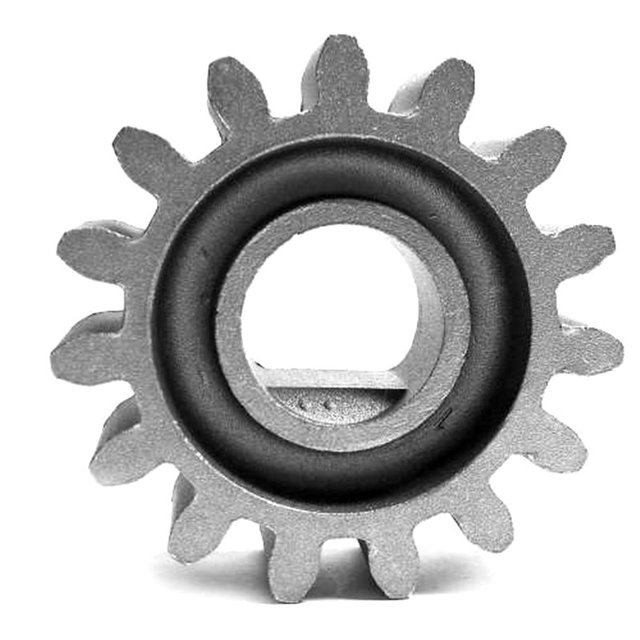
#> input picture engrenagens/engrenagem1.jpg, 640 x 640 px, found by its file name
$ python gears.py   (older library calls are emulated)
#> lines starting #> are read from the running program, lines starting #| are printed output that depends on the picture; after the words box and inside, x2 and y2 are one past the last pixel; in counts of white or black regions, pixels touching at a corner belong together
import numpy as np
import cv2

img = cv2.imread('C:\\Users\\Martim\\OneDrive\\Scripts Python\\engrenagens\\engrenagem1.jpg')
#> img is the input picture: shape (640, 640, 3); min 0, max 255, mean 193
#img2 = cv2.imread('C:\\Users\\Link\\Desktop\\gear.png')
img2 = cv2.imread('C:\\Users\\Martim\\OneDrive\\Scripts Python\\engrenagens\\engrenagem1.jpg')

gray = cv2.cvtColor(img, cv2.COLOR_BGR2GRAY)

ret, thresh = cv2.threshold(gray, 127, 255, cv2.THRESH_BINARY_INV | cv2.THRESH_OTSU)
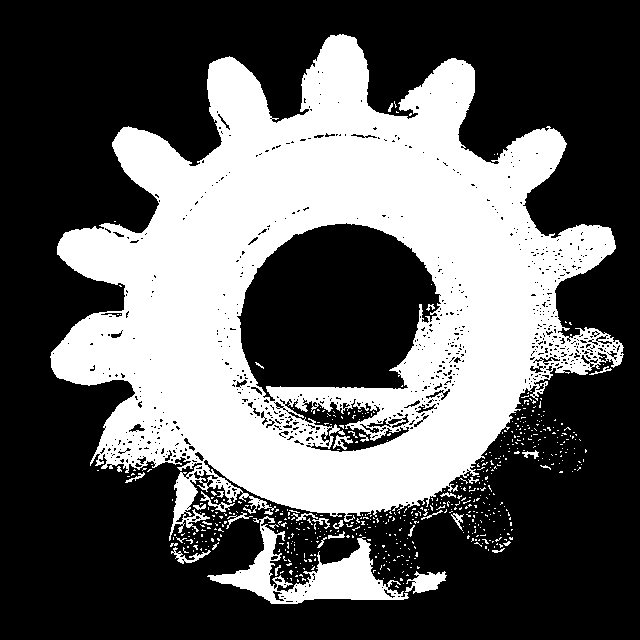
#> thresh: shape (640, 640); 37% white; 564 white regions (528 under 20 px), largest, box (x1, y1, x2, y2) and area: (50, 34, 624, 541) 141561, (207, 516, 409, 604) 5552, (405, 571, 447, 594) 533
#> ret = 174

kernel = np.ones((3, 3), np.uint8)

img_dilate = cv2.dilate(thresh, kernel, iterations=1)
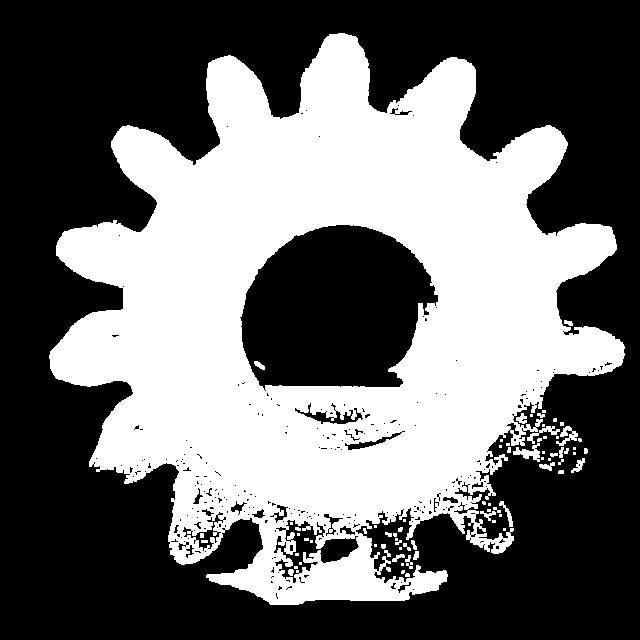
#> img_dilate: shape (640, 640); 42% white; 75 white regions (41 under 20 px)

im2, contours, hierarchy = cv2.findContours(img_dilate, cv2.RETR_EXTERNAL, cv2.CHAIN_APPROX_SIMPLE)
#> contours = 63 contours, 48 with area under 20; largest, box (x1, y1, x2, y2) and area: (49, 33, 625, 605) 197486, (513, 443, 540, 462) 174, (556, 426, 578, 446) 130, (527, 426, 560, 444) 106, (499, 501, 513, 527) 73
cnts = cv2.drawContours(img, contours, -1, (0, 255, 0), -1)
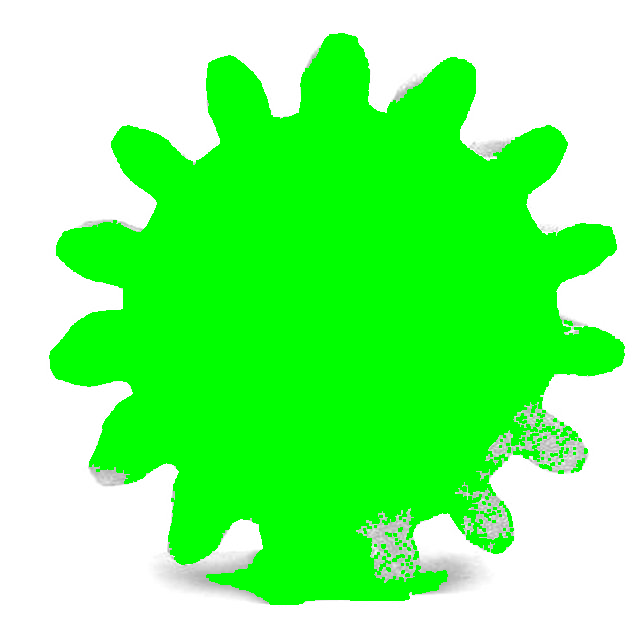
#> cnts: shape (640, 640, 3); mean B, G, R 128, 253.4, 128

edges = cv2.Canny(cnts, 350, 350)
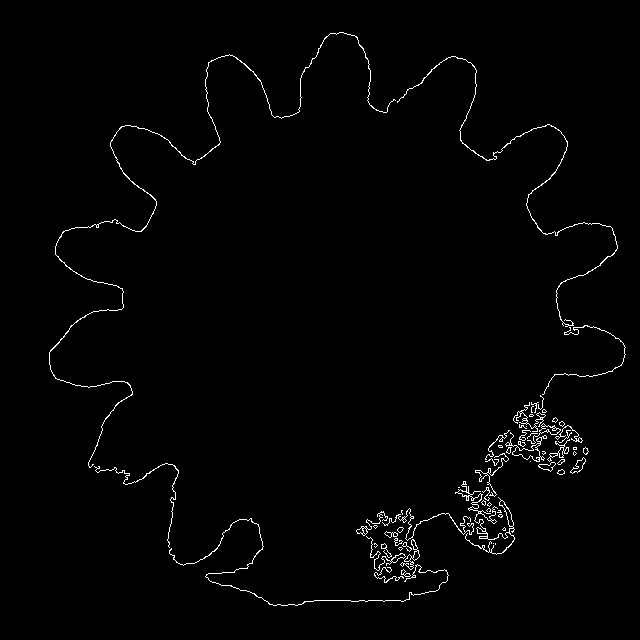
#> edges: shape (640, 640); 1.4% white in thin lines or dots, all inside (x1, y1, x2, y2) = (49, 32, 626, 606)

cnt = contours[0]
#> cnt = [[406, 573], [405, 574], [405, 576], [409, 576], [409, 574], [408, 573]]

hull = cv2.convexHull(cnt, returnPoints=False)
#> hull = [5, 4, 3, 2, 1, 0]
defects = cv2.convexityDefects(cnt, hull)

#> (the run stopped early here; a loop or call above may not have finished)
